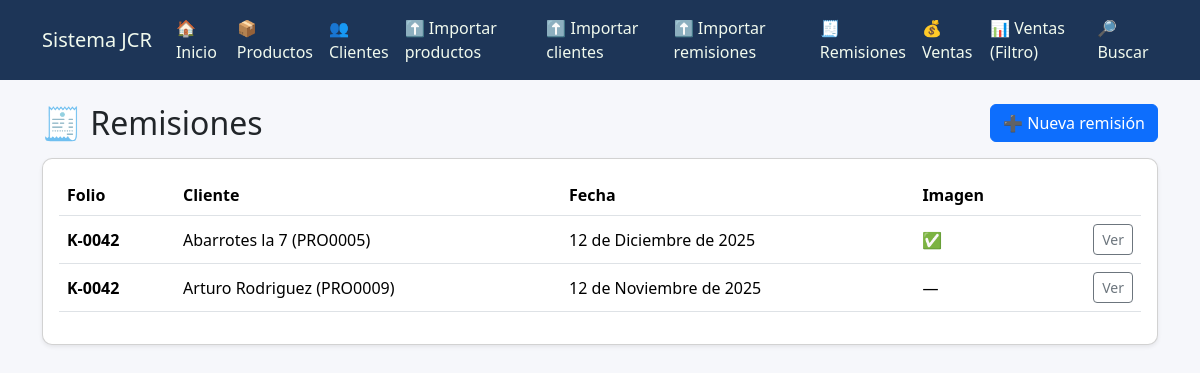
The page /remisiones/ on the database its author committed.
### sistema/models.py (models this page shows, shortened)
class Remision(models.Model):
    folio = models.CharField(max_length=50, db_index=True)
    cliente = models.ForeignKey(
        "sistema.Cliente",  # ajusta si tu modelo está en otra app o con otro nombre
        on_delete=models.PROTECT,
        related_name="remisiones",
    )
    fecha = models.DateField(db_index=True)
    imagen = models.ImageField(
        upload_to="remisiones/%Y/%m/",
        null=True,
        blank=True,
        help_text="Foto/escaneo de la remisión en papel."
    )
    observaciones = models.TextField(blank=True, default="")
    created_at = models.DateTimeField(auto_now_add=True)
    updated_at = models.DateTimeField(auto_now=True)
    class Meta:
        constraints = [
            models.UniqueConstraint(
                fields=["cliente", "folio"],
                name="uniq_remision_folio_por_cliente",
            )
        ]
        ordering = ["-fecha", "-id"]

class Cliente(models.Model):
    numero = models.IntegerField()
    proveedor = models.CharField(max_length=50)
    comercio = models.CharField(max_length=255)
    contacto = models.CharField(max_length=255, blank=True)
    direccion = models.CharField(max_length=255, blank=True)
    telefono = models.CharField(max_length=100, blank=True)
    referencia = models.CharField(max_length=255, blank=True)

### sistema/views.py (the view)
# urls.py: path("remisiones/", views.remision_list, name="remision_list"),
def remision_list(request):
    remisiones = Remision.objects.select_related("cliente").order_by("-fecha", "-id")
    return render(request, "sistema/remisiones_list.html", {"remisiones": remisiones})

### sistema/templates/sistema/remisiones_list.html
{% extends "sistema/base.html" %} {% block content %}
<div class="d-flex justify-content-between align-items-center mb-3">
  <h2 class="mb-0">🧾 Remisiones</h2>
  <a class="btn btn-primary" href="/remisiones/nueva/">➕ Nueva remisión</a>
</div>
<div class="card shadow-sm">
  <div class="card-body">
    {% if remisiones %}
    <div class="table-responsive">
      <table class="table table-hover align-middle">
        <thead>
          <tr>
            <th>Folio</th>
            <th>Cliente</th>
            <th>Fecha</th>
            <th>Imagen</th>
            <th></th>
          </tr>
        </thead>
        <tbody>
          {% for r in remisiones %}
          <tr>
            <td><strong>{{ r.folio }}</strong></td>
            <td>{{ r.cliente.comercio }} ({{ r.cliente.proveedor }})</td>
            <td>{{ r.fecha }}</td>
            <td>{% if r.imagen %} ✅ {% else %} — {% endif %}</td>
            <td class="text-end">
              <a
                class="btn btn-sm btn-outline-secondary"
                href="/remisiones/{{ r.id }}/"
                >Ver</a
              >
            </td>
          </tr>
          {% endfor %}
        </tbody>
      </table>
    </div>
    {% else %}
    <p class="mb-0">Aún no hay remisiones registradas.</p>
    {% endif %}
  </div>
</div>
{% endblock %}

### sistema/templates/sistema/base.html (style rules this page uses)
body { background-color: #f6f7fb; }
.card { border-radius: 10px; }

### rows shown on the page
Remision: folio "K-0042", cliente.comercio "Abarrotes la 7", cliente.proveedor "PRO0005", fecha "12 de Diciembre de 2025"
Remision: folio "K-0042", cliente.comercio "Arturo Rodriguez", cliente.proveedor "PRO0009", fecha "12 de Noviembre de 2025"
